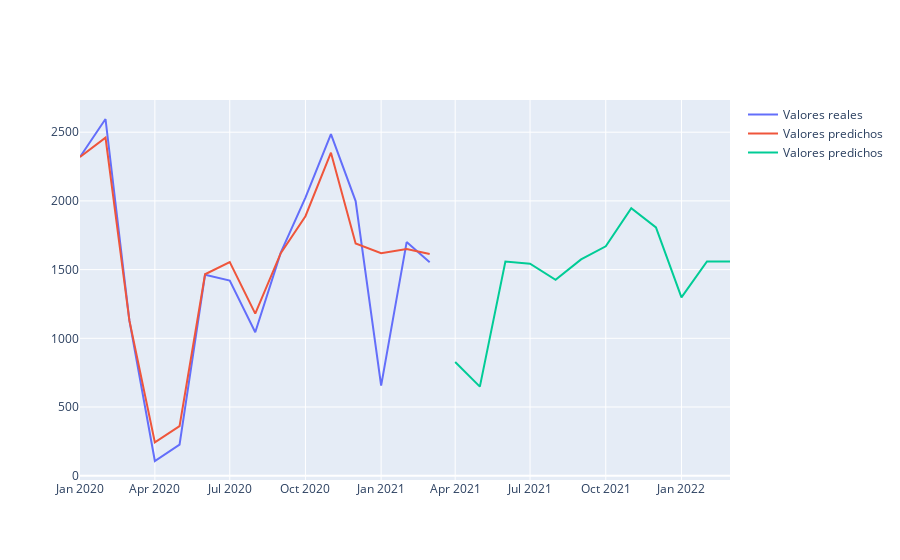

Notebook code for this chart:
### Code cell
d_futuro = fut.groupby(['DATE']).sum().reset_index()
d_pasado = past.groupby(['DATE']).sum().reset_index()
fig = go.Figure()
fig.add_scatter(x=d_pasado['DATE'], y=d_pasado['CANTIDAD'], mode='lines', name='Valores reales')
fig.add_scatter(x=d_pasado['DATE'], y=d_pasado['PREDICCION'], mode='lines', name='Valores predichos')
fig.add_scatter(x=d_futuro['DATE'], y=d_futuro['PREDICCION'], mode='lines', name='Valores predichos')
#fig.add_scatter(x=defi['DATE'], y=defi['CANTIDAD'], mode='lines', name='Valores reales')
#fig.add_scatter(x=defi['DATE'], y=defi['PREDICCION'], mode='lines', name='Valores predichos')

### Figure 1 — Plotly figure (JSON) as saved in the notebook; plotly's stock layout.template omitted (floating-point values rounded to 4 significant figures)
{"data": [{"mode": "lines", "name": "Valores reales", "type": "scatter", "x": ["2020-01", "2020-02", "2020-03", "2020-04", "2020-05", "2020-06", "2020-07", "2020-08", "2020-09", "2020-10", "2020-11", "2020-12", "2021-01", "2021-02", "2021-03"], "y": [2320, 2596, 1130, 107, 226, 1462, 1420, 1044, 1623, 2024, 2486, 1999, 656, 1700, 1553]}, {"mode": "lines", "name": "Valores predichos", "type": "scatter", "x": ["2020-01", "2020-02", "2020-03", "2020-04", "2020-05", "2020-06", "2020-07", "2020-08", "2020-09", "2020-10", "2020-11", "2020-12", "2021-01", "2021-02", "2021-03"], "y": [2320.0, 2461.0, 1130.0, 242.3, 361.3, 1466.0, 1555.0, 1179.0, 1619.0, 1889.0, 2351.0, 1691.0, 1620.0, 1651.0, 1614.0]}, {"mode": "lines", "name": "Valores predichos", "type": "scatter", "x": ["2021-04", "2021-05", "2021-06", "2021-07", "2021-08", "2021-09", "2021-10", "2021-11", "2021-12", "2022-01", "2022-02", "2022-03"], "y": [827.1, 648.2, 1559.0, 1543.0, 1426.0, 1574.0, 1670.0, 1947.0, 1807.0, 1298.0, 1559.0, 1559.0]}], "layout": {}}
